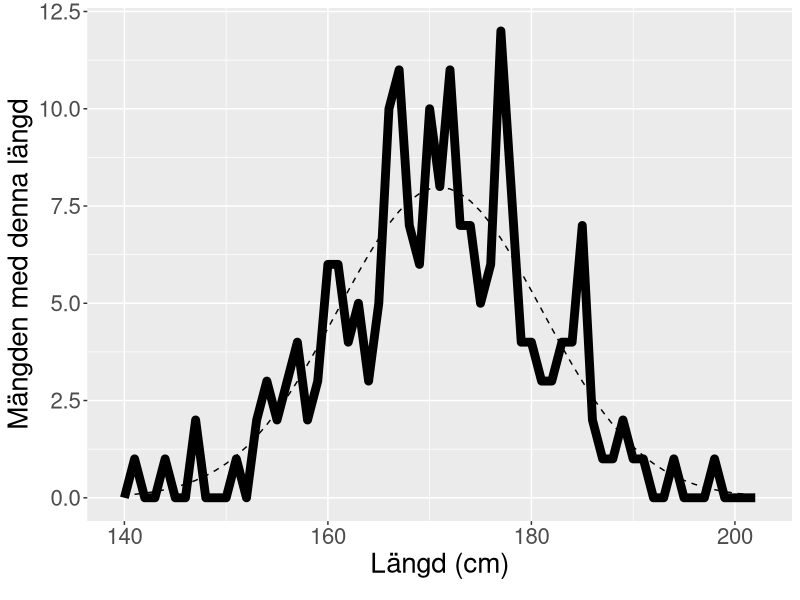
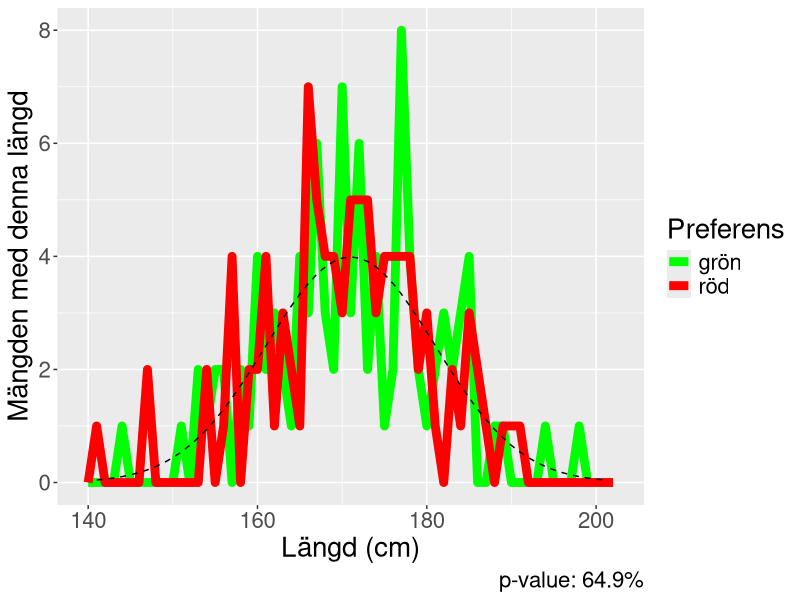
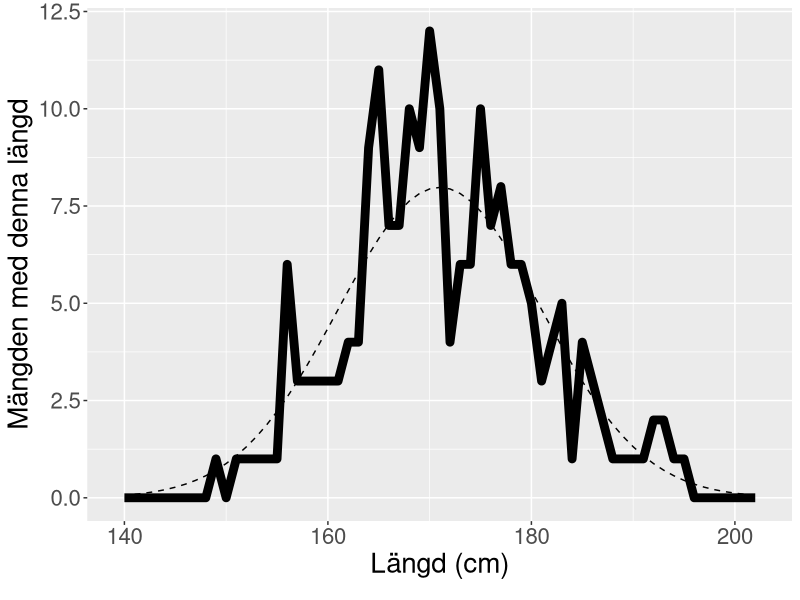
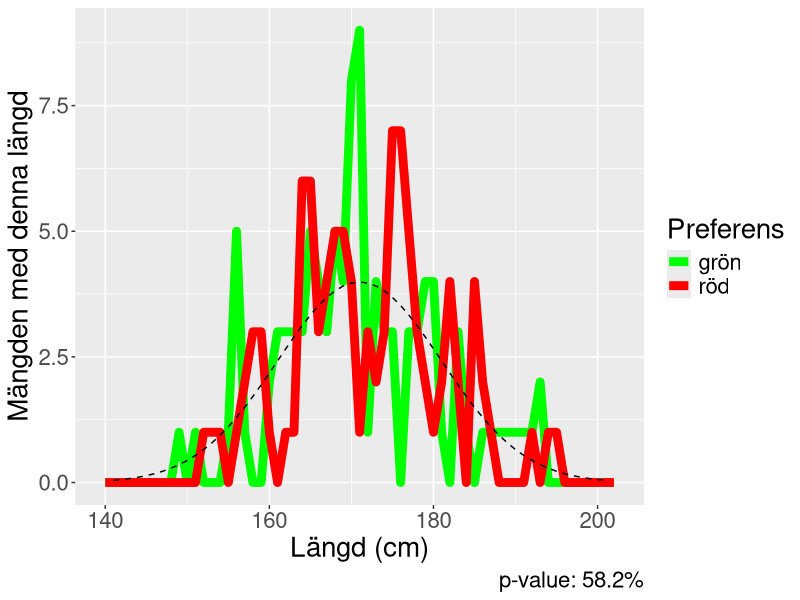
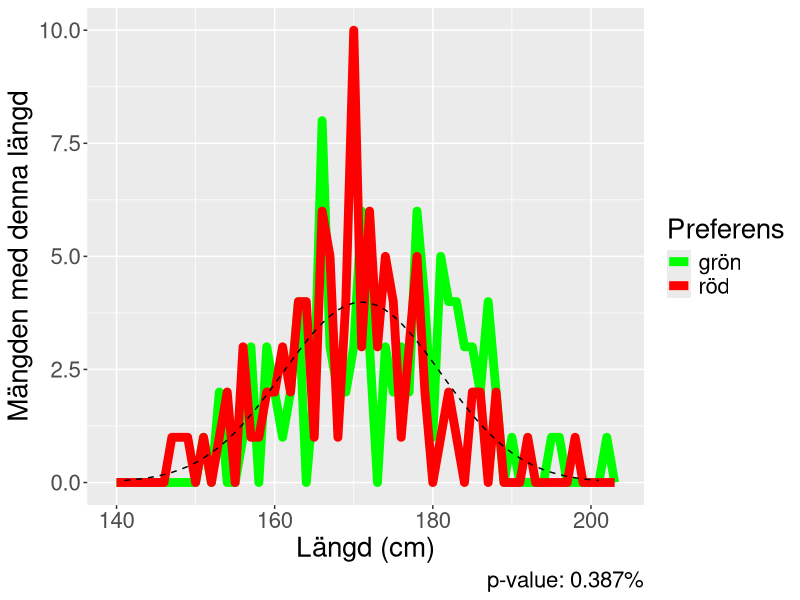

The R source for these figures, in order:
#!/bin/env Rscript
#
# Based on
#
# False-positive psychology: Undisclosed flexibility in data collection
# and analysis allows presenting anything as significant
#

get_mean_woman_length <- function() { 171 }
get_sd_woman_length <- function() { 10 }
get_n_subjects <- function() { 200 }

#' Create a table of `n` subjects, with half of type A and half of type B
create_subjects <- function(n_subjects, seed) {
  testthat::expect_equal(n_subjects / 4, round(n_subjects / 4))
  set.seed(seed)
  t <- tibble::tibble(
    preference = rep(c("red", "green"), times = n_subjects / 2), 
    phone_number = rep(c("odd", "even"), each = n_subjects / 2), 
    length = rnorm(
      n = n_subjects, 
      mean = get_mean_woman_length(), 
      sd = get_sd_woman_length()
    )
  )
  t$preference <- as.factor(t$preference)
  t
}
testthat::expect_equal(create_subjects(12, 42), create_subjects(12, 42))

plot_subjects <- function(t) {
  n_subjects <- nrow(t)
  binwidth <- 1
  xs <- seq(
    from = get_mean_woman_length() - (3.0 * get_sd_woman_length()), 
    to = get_mean_woman_length() + (3.0 * get_sd_woman_length()), 
    by = binwidth
  )
  t_ideal <- tibble::tibble(
    x = xs
  )
  t_ideal$y <- dnorm(
    t_ideal$x, 
    mean = get_mean_woman_length(), 
    sd = get_sd_woman_length()
  ) * n_subjects * binwidth / 1
  ggplot2::ggplot(
    t, 
    ggplot2::aes(x = length)) + 
    ggplot2::geom_freqpoly(linewidth = 3, binwidth = binwidth) + 
    ggplot2::geom_line(data = t_ideal, mapping = ggplot2::aes(x = x, y = y), color = "black", lty = "dashed") +
    ggplot2::scale_x_continuous(name = "Längd (cm)") +
    ggplot2::scale_y_continuous(
      # breaks = seq(0, 13),
      name = "Mängden med denna längd"
    ) +
    ggplot2::labs(
      caption = paste0(
        #"Number of women: ", n_subjects
      )
    ) +
    ggplot2::theme(text = ggplot2::element_text(size = 20))
}
plot_subjects(t = create_subjects(n_subjects = get_n_subjects(), seed = 42))


plot_subjects_by_preference <- function(t) {
  n_subjects <- nrow(t)
  binwidth <- 1
  xs <- seq(
    from = get_mean_woman_length() - (3.0 * get_sd_woman_length()), 
    to = get_mean_woman_length() + (3.0 * get_sd_woman_length()), 
    by = binwidth
  )
  t_ideal <- tibble::tibble(
    x = xs
  )
  t_ideal$y <- dnorm(
    t_ideal$x, 
    mean = get_mean_woman_length(), 
    sd = get_sd_woman_length()
  ) * n_subjects * binwidth / 2
  statistics <- broom::tidy(
    t.test(
      x = t[t$preference == "red", ]$length, 
      y = t[t$preference == "green", ]$length
    )
  )
  
  ggplot2::ggplot(
    t, 
    ggplot2::aes(x = length, color = preference)) + 
    ggplot2::geom_freqpoly(linewidth = 3, binwidth = binwidth) + 
    ggplot2::geom_line(data = t_ideal, mapping = ggplot2::aes(x = x, y = y), color = "black", lty = "dashed") +
    ggplot2::scale_x_continuous(name = "Längd (cm)") +
    ggplot2::scale_y_continuous(name = "Mängden med denna längd") +
    ggplot2::labs(
      caption = paste0(
        # "Number of women: ", n_subjects, ", ",
        "p-value: ", format(100.0 * statistics$p.value, digits = 3), "%"
      )
    ) +
    ggplot2::scale_color_manual(
      name = "Preferens",
      labels = c("red" = "röd", "green" = "grön"), 
      values = c("red" = "red", "green" = "green")
    ) +
    ggplot2::theme(text = ggplot2::element_text(size = 20))
}

plot_subjects_by_preference(create_subjects(n_subjects = get_n_subjects(), seed = 42))


t <- create_subjects(n_subjects = get_n_subjects(), seed = 1)
plot_subjects(t)
ggplot2::ggsave(paste0("distribution_", get_n_subjects(), "_no_preference.png"), width = 7, height = 7)
plot_subjects_by_preference(t)
ggplot2::ggsave(paste0("distribution_", get_n_subjects(), ".png"), width = 7, height = 7)

# Create one example, 1000 women
if (1 == 2) {
  for (n_subjects in c(200, 100, 20)) {
    t <- create_subjects(n_subjects = n_subjects, seed = 1)
    plot_subjects(t)
    ggplot2::ggsave(paste0("distribution_", n_subjects, "_no_preference.png"), width = 7, height = 7)
    plot_subjects_by_preference(t)
    ggplot2::ggsave(paste0("distribution_", n_subjects, ".png"), width = 7, height = 7)
  }
}

#' Determines if 'red' is significantly different than 'green'
create_experiment_results <- function(n_subjects, n_seeds) {
  t_result <- tibble::tibble(seed = seq_len(n_seeds), p_value = NA)
  for (i in seq_len(n_seeds)) {
    seed <- t_result$seed[i]
    t <- create_subjects(n_subjects, seed = seed)
    p_value <- t.test(
      x = t[t$preference == "red", ]$length, 
      y = t[t$preference == "green", ]$length
    )$p.value
    t_result$p_value[i] <- p_value
  }
  t_result
}

n_seeds <- 40
t <- create_experiment_results(n_subjects = get_n_subjects(), n_seeds = n_seeds)
n_significant <- sum(t$p_value < 0.05)
testthat::expect_true(n_significant >= 1)
percentage_significant <- 100.0 * n_significant / n_seeds

if (1 == 2) {
  # Plot distribution of p values  
  ggplot2::ggplot(
    t, 
    ggplot2::aes(x = p_value)
  ) + 
    ggplot2::geom_histogram(binwidth = 0.01) + 
    ggplot2::scale_x_continuous(limits = c(0, 1), minor_breaks = seq(0.0, 1.0, by = 0.01)) + 
    ggplot2::geom_vline(xintercept = 0.05, lty = "dashed") +
    ggplot2::labs(
      caption = paste0(
        "Number of experiments: ", n_seeds, "\n",
        "Number of subjects in an experiment: ", n_subjects, "\n",
        "Significant findings: ", percentage_significant, "%"
      )
    ) +
    ggplot2::theme(text = ggplot2::element_text(size = 20))
  ggplot2::ggsave(
    paste0("n_significant_findings_", n_subjects, "_", n_seeds, ".png"),
    width = 7, height = 7
  )
}


best_seed <- which(t$p_value == min(t$p_value))
t[best_seed, ]

plot_subjects_by_preference(create_subjects(n_subjects = get_n_subjects(), seed = best_seed))
ggplot2::ggsave(paste0("distribution_", get_n_subjects(), "_", best_seed, ".png"), width = 7, height = 7)

if (1 == 2) {
  #' Determines if 'red' is significantly different than 'green', for a covariate
  create_experiment_results_with_covariate <- function(n_subjects, n_seeds) {
    t_result <- tibble::tibble(
      seed = seq_len(n_seeds), 
      p_value_preference = NA,
      p_value_preference_for_odd = NA,
      p_value_preference_for_even = NA,
      p_value_phone_number = NA,
      p_value_phone_number_for_red = NA,
      p_value_phone_number_for_green = NA
    )
    for (i in seq_len(n_seeds)) {
      seed <- t_result$seed[i]
      t <- create_subjects(n_subjects, seed = seed)
      p_value_preference <- t.test(
        x = t[t$preference == "red", ]$length, 
        y = t[t$preference == "green", ]$length
      )$p.value
      p_value_preference_for_odd <- t.test(
        x = t[t$preference == "red" & t$phone_number == "odd", ]$length, 
        y = t[t$preference == "green" & t$phone_number == "odd", ]$length
      )$p.value
      p_value_preference_for_even <- t.test(
        x = t[t$preference == "red" & t$phone_number == "even", ]$length, 
        y = t[t$preference == "green" & t$phone_number == "even", ]$length
      )$p.value
      p_value_phone_number <- t.test(
        x = t[t$phone_number == "odd", ]$length, 
        y = t[t$phone_number == "even", ]$length
      )$p.value
      p_value_phone_number_for_red <- t.test(
        x = t[t$phone_number == "odd" & t$preference == "red", ]$length, 
        y = t[t$phone_number == "even" & t$preference == "red", ]$length
      )$p.value
      p_value_phone_number_for_green <- t.test(
        x = t[t$phone_number == "odd" & t$preference == "green", ]$length, 
        y = t[t$phone_number == "even" & t$preference == "green", ]$length
      )$p.value
      t_result$p_value_preference[i] <- p_value_preference
      t_result$p_value_preference_for_odd[i] <- p_value_preference_for_odd
      t_result$p_value_preference_for_even[i] <- p_value_preference_for_even
      t_result$p_value_phone_number[i] <- p_value_phone_number
      t_result$p_value_phone_number_for_red[i] <- p_value_phone_number_for_red
      t_result$p_value_phone_number_for_green[i] <- p_value_phone_number_for_green
    }
    t_result
  }
  
  
  
  
  n_subjects <- 1000
  n_seeds <- 1000
  t <- create_experiment_results_with_covariate(n_subjects = n_subjects, n_seeds = n_seeds)
  
  t$p_value_max <- NA
  for (i in seq_len(nrow(t))) {
    t$p_value_max[i] <- min(as.numeric(t[i, 2:7]))
  }
  sum(t$p_value_max < 0.05)
  n_significant <- sum(t$p_value_preference < 0.05 | 
    t$p_value_preference_for_odd < 0.05 | 
    t$p_value_preference_for_even < 0.05 |  
    t$p_value_phone_number < 0.05 | 
    t$p_value_phone_number_for_red < 0.05 | 
    t$p_value_phone_number_for_green < 0.05)
  percentage_significant <- 100.0 * n_significant / n_seeds
  percentage_significant
  
  ggplot2::ggplot(
    t, 
    ggplot2::aes(x = p_value_max)
  ) + 
    ggplot2::geom_histogram(binwidth = 0.01) + 
    ggplot2::scale_x_continuous("Lowest p-value", limits = c(0, 1), minor_breaks = seq(0.0, 1.0, by = 0.01)) + 
    ggplot2::geom_vline(xintercept = 0.05, lty = "dashed") +
    ggplot2::labs(
      caption = paste0(
        "Number of experiments: ", n_seeds, "\n",
        "Number of subjects in an experiment: ", n_subjects, "\n",
        "Number of things: ", 2, "\n",
        "Significant findings: ", percentage_significant, "%"
      )
    ) +
    ggplot2::theme(text = ggplot2::element_text(size = 20))
  ggplot2::ggsave(paste0("n_significant_findings_", n_subjects, "_", n_seeds, "_2_things.png"), width = 7, height = 7)
  
}
